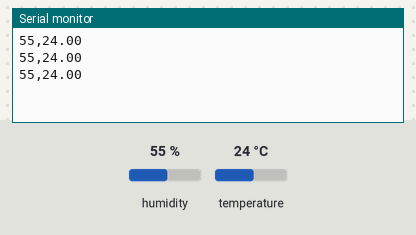
The sketch below on a simulated Arduino Uno, built with avr-gcc and run on an emulated ATmega328P. Parts: the last lines printed to the serial monitor. The test bench sets the inputs (shaded band); at power-on: humidity 55 %, temperature 24 °C.

Above: at 2.8 s.
2.9 s: humidity set to 22 %
At 5.5 s:
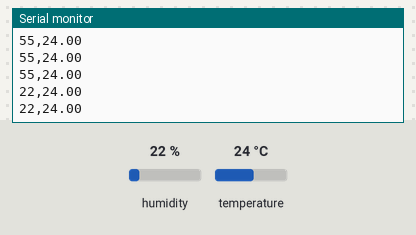
5.6 s: temperature set to 12 °C
At 7.4 s:
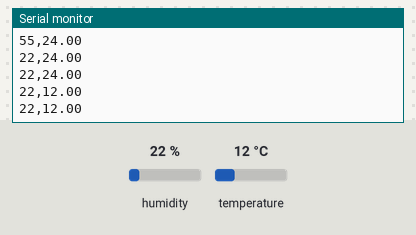
8.3 s: humidity set to 40 %
At 9.9 s:
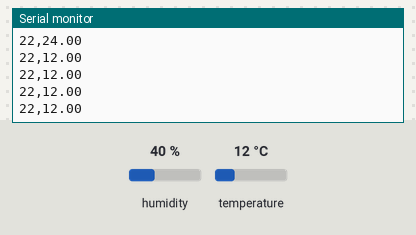
Timing chart, 0 to 11.4 s (numbered marks = the images above; inputs shaded):
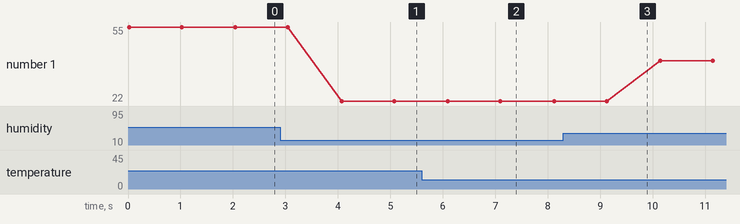

The sketch:

dildoquemado.ino
```cpp
#include <DHT.h>
#include <DHT_U.h>

#define Type DHT11
int dhtPin = 2;
DHT HT(dhtPin, Type);
int humidity;
float tempC;
float tempF;
int dt (1000);

void setup() {
  // put your setup code here, to run once:
  Serial.begin(9600);
  HT.begin();
}

void loop() {
  // put your main code here, to run repeatedly:
  humidity = HT.readHumidity();
  tempC = HT.readTemperature();
  tempF = HT.readTemperature(true);
  Serial.print(humidity);
  Serial.print(",");
  Serial.print(tempC);
  Serial.println();
  delay(dt);
}
```

Measured:
- after the input at 2.9 s, the serial monitor: prints a new line after 1.2 s (image 1)
- after the input at 5.6 s, the serial monitor: prints a new line after 0.50 s (image 2)
- plotted number 1: 55 → 22 after the input at 2.9 s, 22 → 40 after the input at 8.3 s
